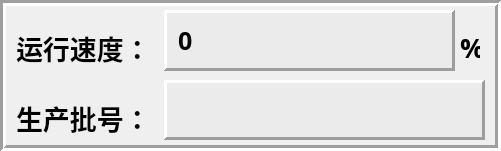
      <widget class="QFrame" name="frame_9">
       <property name="geometry">
        <rect>
         <x>140</x>
         <y>565</y>
         <width>501</width>
         <height>151</height>
        </rect>
       </property>
       <property name="frameShape">
        <enum>QFrame::Box</enum>
       </property>
       <property name="frameShadow">
        <enum>QFrame::Sunken</enum>
       </property>
       <property name="lineWidth">
        <number>3</number>
       </property>
       <widget class="QLabel" name="label_80">
        <property name="geometry">
         <rect>
          <x>16</x>
          <y>30</y>
          <width>140</width>
          <height>35</height>
         </rect>
        </property>
        <property name="sizePolicy">
         <sizepolicy hsizetype="Fixed" vsizetype="Fixed">
          <horstretch>0</horstretch>
          <verstretch>0</verstretch>
         </sizepolicy>
        </property>
        <property name="minimumSize">
         <size>
          <width>140</width>
          <height>35</height>
         </size>
        </property>
        <property name="maximumSize">
         <size>
          <width>140</width>
          <height>35</height>
         </size>
        </property>
        <property name="font">
         <font>
          <family>宋体</family>
          <pointsize>20</pointsize>
          <weight>75</weight>
          <bold>true</bold>
         </font>
        </property>
        <property name="text">
         <string>运行速度：</string>
        </property>
       </widget>
       <widget class="QFrame" name="frame_10">
        <property name="geometry">
         <rect>
          <x>164</x>
          <y>10</y>
          <width>291</width>
          <height>61</height>
         </rect>
        </property>
        <property name="styleSheet">
         <string notr="true">background-color: rgb(235, 235, 235);</string>
        </property>
        <property name="frameShape">
         <enum>QFrame::Panel</enum>
        </property>
        <property name="frameShadow">
         <enum>QFrame::Raised</enum>
        </property>
        <property name="lineWidth">
         <number>3</number>
        </property>
        <layout class="QVBoxLayout" name="verticalLayout_14">
         <item>
          <widget class="QLineEdit" name="lE_SysOveride">
           <property name="sizePolicy">
            <sizepolicy hsizetype="Expanding" vsizetype="Fixed">
             <horstretch>0</horstretch>
             <verstretch>0</verstretch>
            </sizepolicy>
           </property>
           <property name="minimumSize">
            <size>
             <width>0</width>
             <height>0</height>
            </size>
           </property>
           <property name="maximumSize">
            <size>
             <width>16777215</width>
             <height>12312313</height>
            </size>
           </property>
           <property name="font">
            <font>
             <family>Arial Black</family>
             <pointsize>19</pointsize>
             <weight>75</weight>
             <bold>true</bold>
            </font>
           </property>
           <property name="styleSheet">
            <string notr="true"/>
           </property>
           <property name="text">
            <string>0</string>
           </property>
           <property name="frame">
            <bool>false</bool>
           </property>
          </widget>
         </item>
        </layout>
       </widget>
       <widget class="QLabel" name="label_78">
        <property name="geometry">
         <rect>
          <x>16</x>
          <y>100</y>
          <width>140</width>
          <height>35</height>
         </rect>
        </property>
        <property name="sizePolicy">
         <sizepolicy hsizetype="Fixed" vsizetype="Fixed">
          <horstretch>0</horstretch>
          <verstretch>0</verstretch>
         </sizepolicy>
        </property>
        <property name="minimumSize">
         <size>
          <width>140</width>
          <height>35</height>
         </size>
        </property>
        <property name="maximumSize">
         <size>
          <width>140</width>
          <height>35</height>
         </size>
        </property>
        <property name="font">
         <font>
          <family>宋体</family>
          <pointsize>20</pointsize>
          <weight>75</weight>
          <bold>true</bold>
         </font>
        </property>
        <property name="text">
         <string>生产批号：</string>
        </property>
       </widget>
       <widget class="QFrame" name="frame_11">
        <property name="geometry">
         <rect>
          <x>164</x>
          <y>80</y>
          <width>321</width>
          <height>60</height>
         </rect>
        </property>
        <property name="styleSheet">
         <string notr="true">background-color: rgb(235, 235, 235);</string>
        </property>
        <property name="frameShape">
         <enum>QFrame::Panel</enum>
        </property>
        <property name="frameShadow">
         <enum>QFrame::Raised</enum>
        </property>
        <property name="lineWidth">
         <number>3</number>
        </property>
        <layout class="QVBoxLayout" name="verticalLayout_15">
         <item>
          <widget class="QLineEdit" name="lE_BatchName">
           <property name="sizePolicy">
            <sizepolicy hsizetype="Expanding" vsizetype="Fixed">
             <horstretch>0</horstretch>
             <verstretch>0</verstretch>
            </sizepolicy>
           </property>
           <property name="minimumSize">
            <size>
             <width>0</width>
             <height>0</height>
            </size>
           </property>
           <property name="maximumSize">
            <size>
             <width>16777215</width>
             <height>234324</height>
            </size>
           </property>
           <property name="font">
            <font>
             <family>Arial Black</family>
             <pointsize>19</pointsize>
             <weight>75</weight>
             <bold>true</bold>
            </font>
           </property>
           <property name="styleSheet">
            <string notr="true"/>
           </property>
           <property name="text">
            <string/>
           </property>
           <property name="frame">
            <bool>false</bool>
           </property>
          </widget>
         </item>
        </layout>
       </widget>
       <widget class="QLabel" name="label_81">
        <property name="geometry">
         <rect>
          <x>460</x>
          <y>30</y>
          <width>20</width>
          <height>35</height>
         </rect>
        </property>
        <property name="sizePolicy">
         <sizepolicy hsizetype="Fixed" vsizetype="Fixed">
          <horstretch>0</horstretch>
          <verstretch>0</verstretch>
         </sizepolicy>
        </property>
        <property name="minimumSize">
         <size>
          <width>20</width>
          <height>35</height>
         </size>
        </property>
        <property name="maximumSize">
         <size>
          <width>20</width>
          <height>35</height>
         </size>
        </property>
        <property name="font">
         <font>
          <family>宋体</family>
          <pointsize>20</pointsize>
          <weight>75</weight>
          <bold>true</bold>
         </font>
        </property>
        <property name="text">
         <string>%</string>
        </property>
       </widget>
      </widget>
